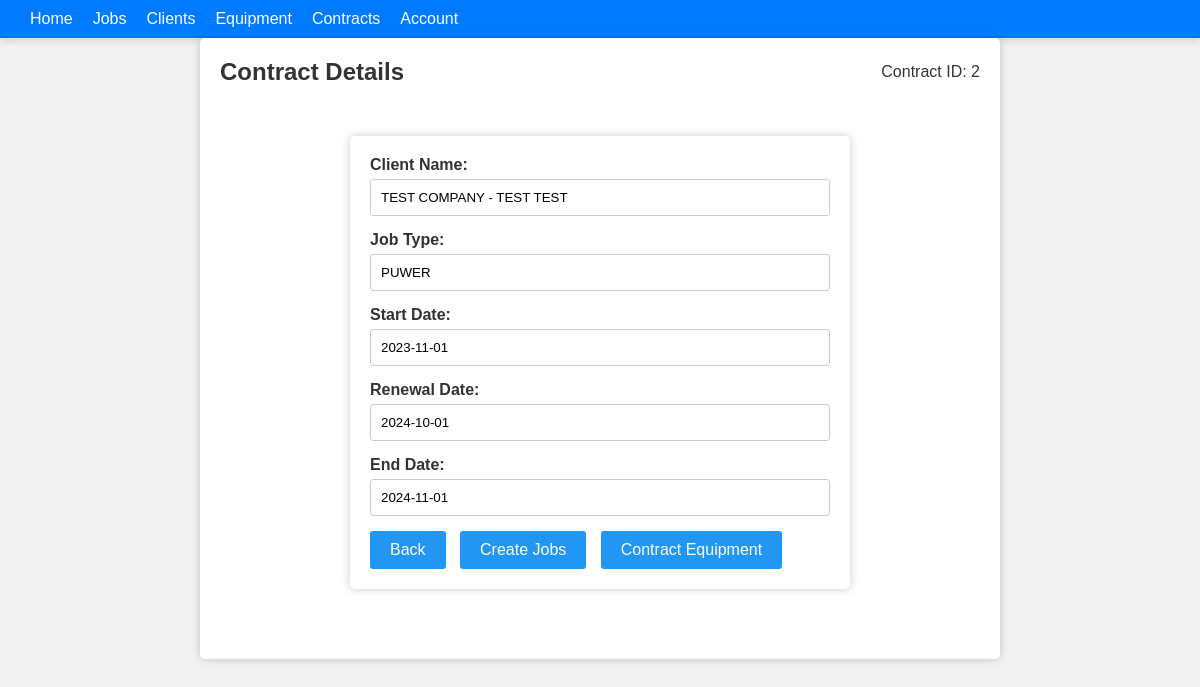
The page /contract-details/2 on the database its author committed.
### tables this page shows
CREATE TABLE contracts (
            id INTEGER PRIMARY KEY,
            client_account_number TEXT NOT NULL,
            equipment_ids TEXT,
            job_type TEXT,
            start_date DATE,
            end_date DATE,
            renewal_date DATE,
            contract_charge FLOAT,
            billing_cycle TEXT
        );

CREATE TABLE clients (
            id INTEGER PRIMARY KEY AUTOINCREMENT,
            account_number TEXT,
            client_name TEXT,
            address_line_1 TEXT,
            address_line_2 TEXT,
            town_city TEXT,
            county TEXT,
            postcode TEXT,
            phone_number TEXT,
            status TEXT,
            date_stamp TEXT
        );

### app.py (the view)
@app.route('/contract-details/<contract_id>')
def contract_details(contract_id):
    contract_data = get_contract_data(contract_id)
    if contract_data:
        equipment_ids = contract_data['equipment_ids'].split(',')
        equipment_list = get_equipment_for_ids(equipment_ids)
        contract_data['equipment_list'] = equipment_list
        return render_template('contract_details.html', contract=contract_data)
    else:
        flash('Contract not found', 'error')
        return redirect(url_for('contracts'))

### app.py (called while the page is built)
def get_db():
    conn = sqlite3.connect(DATABASE)
    conn.row_factory = sqlite3.Row
    return conn

def get_contract_data(contract_id):
    conn = get_db()
    cursor = conn.cursor()
    cursor.execute('''
        SELECT contracts.*, clients.client_name
        FROM contracts
        JOIN clients ON contracts.client_account_number = clients.account_number
        WHERE contracts.id = ?
    ''', (contract_id,))
    contract_data = cursor.fetchone()
    conn.close()
    return dict(contract_data) if contract_data else None

def get_equipment_for_ids(equipment_ids):
    conn = get_db()
    cursor = conn.cursor()
    query = 'SELECT * FROM equipment WHERE id IN ({})'.format(','.join('?' for _ in equipment_ids))
    cursor.execute(query, equipment_ids)
    equipment_list = cursor.fetchall()
    conn.close()
    return [dict(eq) for eq in equipment_list]

### templates/contract_details.html (shortened to what this page needs)
<!DOCTYPE html>
<html>
<head>
    <link rel="stylesheet" type="text/css" href="{{ url_for('static', filename='css/style.css') }}">
</head>
<body>
    {% include 'header.html' %}
    </header>
      <div class="client-details-container">
        <div class="client-details-header">
            <h2>Contract Details</h2>
            <p>Contract ID: {{ contract.id }}</p>
        </div>
        <form action="/update-contract" method="post" class="contract-details-form">
            <div class="form-group">
                <label for="client_name">Client Name:</label>
                <input type="text" name="client_name" id="client_name" value="{{ contract.client_name }}" required readonly>
            </div>
            <div class="form-group">
                <label for="job_type">Job Type:</label>
                <input type="text" name="job_type" id="job_type" value="{{ contract.job_type }}" required readonly>
            </div>
            <div class="form-group">
                <label for="start_date">Start Date:</label>
                <input type="text" name="start_date" id="start_date" value="{{ contract.start_date }}" required readonly>
            </div>
            <div class="form-group">
                <label for="renewal_date">Renewal Date:</label>
                <input type="text" name="renewal_date" id="renewal_date" value="{{ contract.renewal_date }}" required readonly>
            </div>
            <div class="form-group">
                <label for="end_date">End Date:</label>
                <input type="text" name="end_date" id="end_date" value="{{ contract.end_date }}" required readonly>
            </div>
            <div class="contract-details-navigation">
                <a href="/contracts" class="button">Back</a>
                <a href="#" class="button">Create Jobs</a>
                <a href="#" class="button" id="contractEquipment">Contract Equipment</a>
            </div>
        </form>
    </div>
</body>
</html>

### static/css/style.css (style rules this page uses)
body { font-family: Arial, sans-serif; background-color: #f2f2f2; color: #333; }
h2 { text-align: center; }
form { width: 500px; margin: 50px auto; padding: 20px; background-color: #fff; border-radius: 5px; box-shadow: 0 0 10px rgba(0,0 ,0,0.2); }
label { display: block; margin-bottom: 5px; }
input[type=text] { width: 95%; padding: 10px; border: 1px solid #ccc; border-radius: 3px; }
* { margin: 0; padding: 0; box-sizing: border-box; }
.client-details-container { max-width: 800px; margin: 0 auto; padding: 20px; background-color: #fff; border-radius: 5px; box-shadow: 0 0 10px rgba(0, 0, 0, 0.2); }
.client-details-header { display: flex; justify-content: space-between; align-items: center; }
.form-group { margin-bottom: 15px; }
.form-group label { display: block; font-weight: bold; margin-bottom: 5px; }
.form-group input[type="text"] { width: 100%; padding: 10px; border: 1px solid #ccc; border-radius: 3px; }
.button { display: inline-block; margin-right: 10px; padding: 10px 20px; background-color: #2196F3; color: #fff; text-decoration: none; border-radius: 3px; text-align: center; transition: background-color 0.2s; }

### rows shown on the page
contracts: id "2", job_type "PUWER", start_date "2023-11-01", renewal_date "2024-10-01", end_date "2024-11-01"
clients: client_name "TEST COMPANY - TEST TEST"
